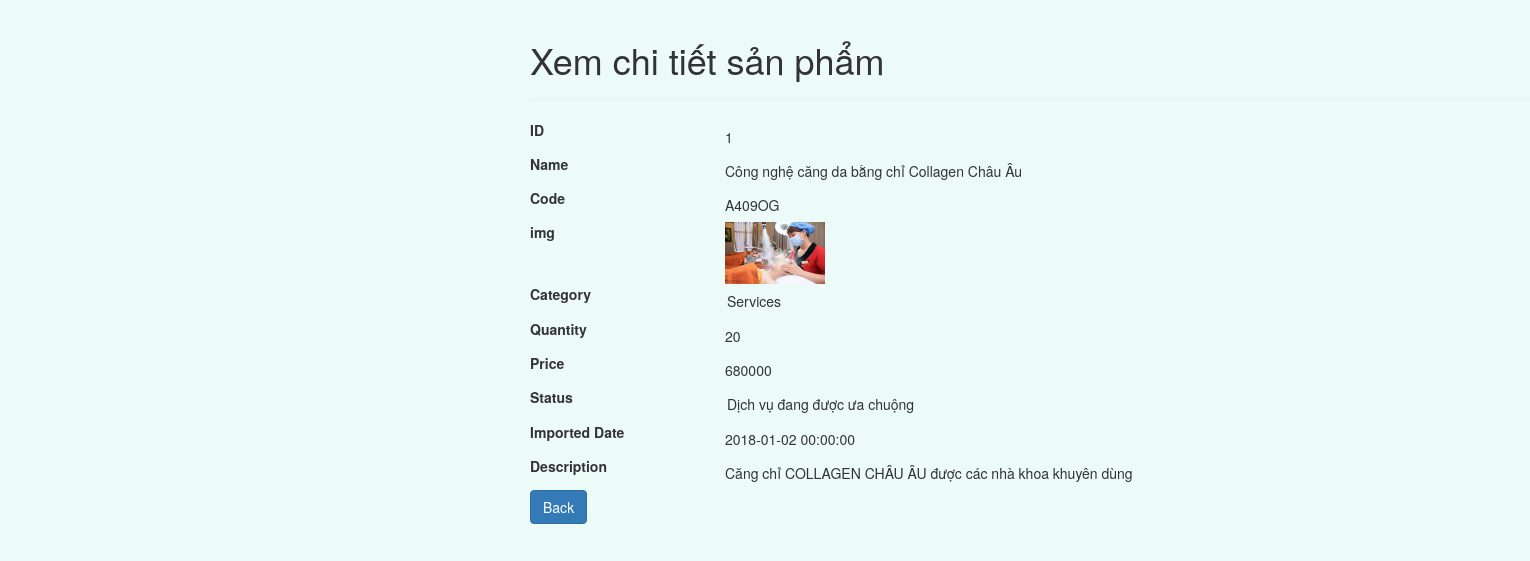
Screenshot of /PHP_project/read.php?id=1 with the database file from the repository.
### tables this page shows
create table if not exists products (
	id int(11) not null auto_increment,
	prod_name varchar(255) not null,
    code varchar(20) not null,
	img varchar(255) not null,
	category_id int(11),
	quantity int(11) not null,
	new_price varchar(11) not null,
    old_price varchar(11),
	status_id int  (4) ,
	imported_date DATETIME DEFAULT CURRENT_TIMESTAMP,
	description varchar(500) not null,
	primary key(id),
	foreign key(category_id) references categories(id),
    foreign key(status_id) references status_product(id)
);

### PHP_project/read.php (the view, shortened to what this page needs)
<?php
include("connection_db.php");
if(isset($_GET["id"]) && !empty(trim($_GET["id"]))){
    $sql = "SELECT * FROM products WHERE id = ?";
    if($stmt = mysqli_prepare($mysqli, $sql)){
        mysqli_stmt_bind_param($stmt, "i", $param_id);
        if(mysqli_stmt_execute($stmt)){
            $result = mysqli_stmt_get_result($stmt);
            if(mysqli_num_rows($result) == 1){
                $row = mysqli_fetch_array($result, MYSQLI_ASSOC);
            } else{
                echo "rong";
                exit();
            }
        } else{
            echo "Oops! Something went wrong. Please try again later.";
        }
    }
} else{
    echo "rong";
    exit();
}
?>
<!DOCTYPE html>
<html lang="en">
<head>
    <link rel="stylesheet" href="https://maxcdn.bootstrapcdn.com/bootstrap/3.3.7/css/bootstrap.css">
</head>
<body  style="background: #ecfbf8" >
    <div class="wrapper">
        <div class="container ">
            <div class="row">
                <div class="col-md-12">
                    <div class="page-header">
                        <h1>Xem chi tiết sản phẩm </h1>
                    </div>
                    <div class="row">
                        <div class="col-xs-2 col-sm-2 col-md-2 col-lg-2">
                            <label>ID</label>
                        </div>
                        <div class="col-xs-7 col-sm-7 col-md-7 col-lg-7">
                            <p class="form-control-static"><?php echo $row["id"]; ?></p>
                        </div>
                    </div>
                    <div class="row">
                        <div class="col-xs-2 col-sm-2 col-md-2 col-lg-2">
                            <label>Name</label>
                        </div>
                        <div class="col-xs-7 col-sm-7 col-md-7 col-lg-7">
                            <p class="form-control-static"><?php echo $row["prod_name"]; ?></p>
                        </div>
                    </div>
                    <div class="row">
                        <div class="col-xs-2 col-sm-2 col-md-2 col-lg-2">
                            <label>Code</label>
                        </div>
                        <div class="col-xs-7 col-sm-7 col-md-7 col-lg-7">
                            <p class="form-control-static"><?php echo $row["code"]; ?></p>
                        </div>
                    </div>
                    <div class="row">
                        <div class="col-xs-2 col-sm-2 col-md-2 col-lg-2">
                            <label>img</label>
                        </div>
                        <div class="col-xs-7 col-sm-7 col-md-7 col-lg-7">
                            <td><img src="<?php echo "./uploads/".$row['img'] ?>" heigh=100px width=100px></td>
                        </div>
                    </div>
                    <div class="row">
                        <div class="col-xs-2 col-sm-2 col-md-2 col-lg-2">
                            <label>Category</label>
                        </div>
                        <div class="col-xs-7 col-sm-7 col-md-7 col-lg-7">
                            <p class="form-control-static"><?php
                            require('connection_db.php');
                            $res_cate_id = mysqli_query($mysqli,"SELECT * FROM categories WHERE id = ". $row['category_id']);
                            while($rowCa = mysqli_fetch_assoc($res_cate_id))
                            {
                             ?>
                             <option value="<?php echo $rowCa['id']; ?>"><?php echo $rowCa['cat_name']; ?></option>
                             <?php
                         }
                         mysqli_close($mysqli);  ?></p>
                     </div>
                 </div>
                 <div class="row">
                    <div class="col-xs-2 col-sm-2 col-md-2 col-lg-2">
                        <label>Quantity</label>
                    </div>
                    <div class="col-xs-7 col-sm-7 col-md-7 col-lg-7">
                        <p class="form-control-static"><?php echo $row["quantity"]; ?></p>
                    </div>
                </div>
                <div class="row">
                    <div class="col-xs-2 col-sm-2 col-md-2 col-lg-2">
                        <label>Price</label>
                    </div>
                    <div class="col-xs-7 col-sm-7 col-md-7 col-lg-7">
                        <p class="form-control-static"><?php echo $row["new_price"]; ?></p>
                    </div>
                </div>
                <div class="row">
                    <div class="col-xs-2 col-sm-2 col-md-2 col-lg-2">
                        <label>Status</label>
                    </div>
                    <div class="col-xs-7 col-sm-7 col-md-7 col-lg-7">
                        <p class="form-control-static"><?php
                        require('connection_db.php');
                        $res_cate_id = mysqli_query($mysqli,"SELECT * FROM status_product WHERE id = ". $row['status_id']);
                        while($rowCa = mysqli_fetch_assoc($res_cate_id))
                        {
                           ?>
                           <option value="<?php echo $rowCa['id']; ?>"><?php echo $rowCa['status_name']; ?></option>
                           <?php
                       }
                       mysqli_close($mysqli);  ?></p>
                   </div>
               </div>
               <div class="row">
                <div class="col-xs-2 col-sm-2 col-md-2 col-lg-2">
                    <label>Imported Date</label>
                </div>
                <div class="col-xs-7 col-sm-7 col-md-7 col-lg-7">
                    <p class="form-control-static"><?php echo $row["imported_date"]; ?></p>
                </div>
            </div>
            <div class="row">
                <div class="col-xs-2 col-sm-2 col-md-2 col-lg-2">
                    <label>Description</label>
                </div>
                <div class="col-xs-7 col-sm-7 col-md-7 col-lg-7">
                   <p class="form-control-static"><?php echo $row["description"]; ?></p>
               </div>
           </div>
           <p><a href="select.php" class="btn btn-primary">Back</a></p>
       </div>
   </div>
</div>
</div>
</body>
</html>

### PHP_project/read.php (style rules this page uses)
.wrapper { width: 500px; margin: 0 auto; }

### rows the page displays
products: id "1", prod_name "Công nghệ căng da bằng chỉ Collagen Châu Âu", code "A409OG", img (picture), quantity "20", new_price "680000", imported_date "2018-01-02 00:00:00", description "Căng chỉ COLLAGEN CHÂU ÂU được các nhà khoa khuyên dùng"
